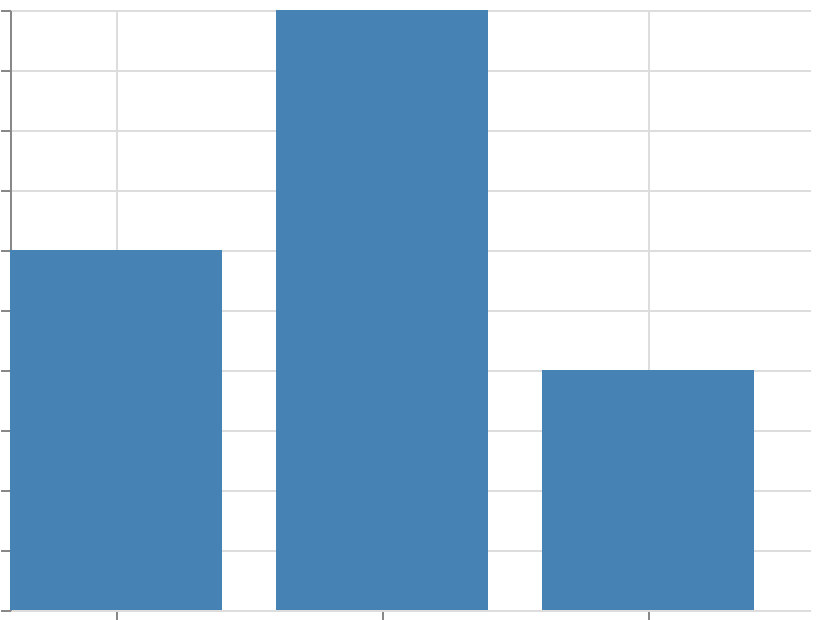

Write the Vega-Lite specification saved for this chart.
### Vega specification from a JSON file in a GitHub repository (floating-point values rounded to 4 significant figures)
{"$schema": "https://vega.github.io/schema/vega/v6.json", "width": 400, "height": 300, "padding": 5, "autosize": "none", "data": [{"name": "table", "values": [{"cat": "A", "val": 3}, {"cat": "B", "val": 5}, {"cat": "C", "val": 2}]}], "scales": [{"name": "x", "type": "band", "domain": {"data": "table", "field": "cat", "sort": true}, "range": "width", "align": 0, "paddingInner": 0.2, "paddingOuter": 0.1, "round": true}, {"name": "y", "type": "linear", "domain": {"data": "table", "field": "val"}, "range": [{"signal": "height"}, 0], "zero": true, "nice": true}], "marks": [{"type": "rect", "from": {"data": "table"}, "encode": {"update": {"x": {"scale": "x", "field": "cat"}, "width": {"scale": "x", "band": 1}, "y": {"scale": "y", "field": "val"}, "y2": {"scale": "y", "value": 0}, "fill": {"value": "steelblue"}}}}], "axes": [{"scale": "x", "orient": "bottom", "grid": true, "labels": false}, {"scale": "y", "orient": "left", "grid": true, "labels": false}], "description": "band alignment 0 with a rounded step: the bands sit at the left of the range"}
